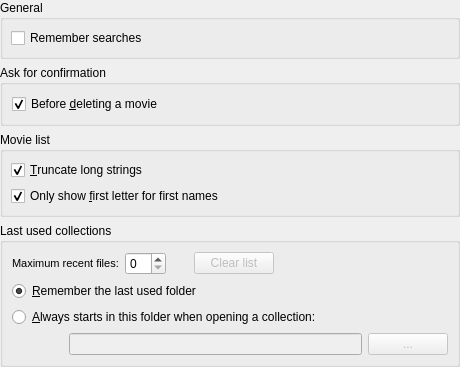
<ui version="4.0" >
 <class>MvdMainSettingsPage</class>
 <widget class="QWidget" name="MvdMainSettingsPage" >
  <property name="geometry" >
   <rect>
    <x>0</x>
    <y>0</y>
    <width>460</width>
    <height>358</height>
   </rect>
  </property>
  <property name="windowTitle" >
   <string>Form</string>
  </property>
  <layout class="QGridLayout" >
   <property name="leftMargin" >
    <number>0</number>
   </property>
   <property name="topMargin" >
    <number>0</number>
   </property>
   <property name="rightMargin" >
    <number>0</number>
   </property>
   <property name="bottomMargin" >
    <number>0</number>
   </property>
   <property name="horizontalSpacing" >
    <number>6</number>
   </property>
   <property name="verticalSpacing" >
    <number>6</number>
   </property>
   <item row="3" column="0" >
    <widget class="QGroupBox" name="mGB_MRU" >
     <property name="title" >
      <string>Last used collections</string>
     </property>
     <layout class="QGridLayout" >
      <property name="leftMargin" >
       <number>9</number>
      </property>
      <property name="topMargin" >
       <number>9</number>
      </property>
      <property name="rightMargin" >
       <number>9</number>
      </property>
      <property name="bottomMargin" >
       <number>9</number>
      </property>
      <property name="horizontalSpacing" >
       <number>6</number>
      </property>
      <property name="verticalSpacing" >
       <number>6</number>
      </property>
      <item row="0" column="5" >
       <spacer>
        <property name="orientation" >
         <enum>Qt::Horizontal</enum>
        </property>
        <property name="sizeHint" >
         <size>
          <width>40</width>
          <height>20</height>
         </size>
        </property>
       </spacer>
      </item>
      <item row="0" column="4" >
       <widget class="QPushButton" name="clearMRU" >
        <property name="enabled" >
         <bool>false</bool>
        </property>
        <property name="toolTip" >
         <string>Clears the recent files list</string>
        </property>
        <property name="text" >
         <string>Clear list</string>
        </property>
       </widget>
      </item>
      <item row="0" column="3" >
       <spacer>
        <property name="orientation" >
         <enum>Qt::Horizontal</enum>
        </property>
        <property name="sizeType" >
         <enum>QSizePolicy::Fixed</enum>
        </property>
        <property name="sizeHint" >
         <size>
          <width>16</width>
          <height>23</height>
         </size>
        </property>
       </spacer>
      </item>
      <item row="0" column="2" >
       <widget class="QSpinBox" name="maximumMRU" >
        <property name="sizePolicy" >
         <sizepolicy vsizetype="Fixed" hsizetype="Fixed" >
          <horstretch>0</horstretch>
          <verstretch>0</verstretch>
         </sizepolicy>
        </property>
        <property name="maximumSize" >
         <size>
          <width>50</width>
          <height>16777215</height>
         </size>
        </property>
        <property name="toolTip" >
         <string>Specify how many recently opened files should be remembered.</string>
        </property>
       </widget>
      </item>
      <item row="0" column="0" colspan="2" >
       <widget class="QLabel" name="mL_MRUMax" >
        <property name="sizePolicy" >
         <sizepolicy vsizetype="Preferred" hsizetype="Minimum" >
          <horstretch>0</horstretch>
          <verstretch>0</verstretch>
         </sizepolicy>
        </property>
        <property name="text" >
         <string>&lt;html>&lt;head>&lt;meta name="qrichtext" content="1" />&lt;style type="text/css">
p, li { white-space: pre-wrap; }
&lt;/style>&lt;/head>&lt;body style=" font-family:'MS Shell Dlg 2'; font-size:8.25pt; font-weight:400; font-style:normal; text-decoration:none;">
&lt;p style=" margin-top:0px; margin-bottom:0px; margin-left:0px; margin-right:0px; -qt-block-indent:0; text-indent:0px; font-family:'Sans Serif';">&lt;span style=" font-family:'MS Shell Dlg';">Maximum recent files:&lt;/span>&lt;/p>&lt;/body>&lt;/html></string>
        </property>
       </widget>
      </item>
      <item row="3" column="6" >
       <widget class="QPushButton" name="mPB_LastDir" >
        <property name="enabled" >
         <bool>false</bool>
        </property>
        <property name="text" >
         <string>...</string>
        </property>
       </widget>
      </item>
      <item row="3" column="1" colspan="5" >
       <widget class="MvdClearEdit" name="mLE_LLastDir" >
        <property name="enabled" >
         <bool>false</bool>
        </property>
       </widget>
      </item>
      <item row="3" column="0" >
       <spacer>
        <property name="orientation" >
         <enum>Qt::Horizontal</enum>
        </property>
        <property name="sizeType" >
         <enum>QSizePolicy::Fixed</enum>
        </property>
        <property name="sizeHint" >
         <size>
          <width>16</width>
          <height>20</height>
         </size>
        </property>
       </spacer>
      </item>
      <item row="2" column="0" colspan="6" >
       <widget class="QRadioButton" name="mRB_FixedLastDir" >
        <property name="text" >
         <string>&amp;Always starts in this folder when opening a collection:</string>
        </property>
       </widget>
      </item>
      <item row="1" column="0" colspan="6" >
       <widget class="QRadioButton" name="mRB_RemLastDir" >
        <property name="text" >
         <string>&amp;Remember the last used folder</string>
        </property>
        <property name="checked" >
         <bool>true</bool>
        </property>
       </widget>
      </item>
     </layout>
    </widget>
   </item>
   <item row="2" column="0" >
    <widget class="QGroupBox" name="mGB_MList" >
     <property name="title" >
      <string>Movie list</string>
     </property>
     <layout class="QGridLayout" >
      <property name="leftMargin" >
       <number>8</number>
      </property>
      <property name="topMargin" >
       <number>8</number>
      </property>
      <property name="rightMargin" >
       <number>8</number>
      </property>
      <property name="bottomMargin" >
       <number>8</number>
      </property>
      <property name="horizontalSpacing" >
       <number>6</number>
      </property>
      <property name="verticalSpacing" >
       <number>6</number>
      </property>
      <item row="0" column="0" >
       <widget class="QCheckBox" name="mCHB_Truncate" >
        <property name="text" >
         <string>&amp;Truncate long strings</string>
        </property>
        <property name="checked" >
         <bool>true</bool>
        </property>
       </widget>
      </item>
      <item row="1" column="0" >
       <widget class="QCheckBox" name="mCHB_Initials" >
        <property name="toolTip" >
         <string>&lt;html>&lt;head>&lt;meta name="qrichtext" content="1" />&lt;style type="text/css">
p, li { white-space: pre-wrap; }
&lt;/style>&lt;/head>&lt;body style=" font-family:'MS Shell Dlg 2'; font-size:8.25pt; font-weight:400; font-style:normal; text-decoration:none;">
&lt;p style=" margin-top:0px; margin-bottom:0px; margin-left:0px; margin-right:0px; -qt-block-indent:0; text-indent:0px;">Shorten the first name by showing the initial only (i.e. Mike Brown is displayed as M. Brown)&lt;/p>&lt;/body>&lt;/html></string>
        </property>
        <property name="text" >
         <string>Only show &amp;first letter for first names</string>
        </property>
        <property name="checked" >
         <bool>true</bool>
        </property>
       </widget>
      </item>
     </layout>
    </widget>
   </item>
   <item row="1" column="0" >
    <widget class="QGroupBox" name="mGB_Confirm" >
     <property name="title" >
      <string>Ask for confirmation</string>
     </property>
     <layout class="QGridLayout" >
      <property name="leftMargin" >
       <number>9</number>
      </property>
      <property name="topMargin" >
       <number>9</number>
      </property>
      <property name="rightMargin" >
       <number>9</number>
      </property>
      <property name="bottomMargin" >
       <number>9</number>
      </property>
      <property name="horizontalSpacing" >
       <number>6</number>
      </property>
      <property name="verticalSpacing" >
       <number>6</number>
      </property>
      <item row="0" column="0" >
       <widget class="QCheckBox" name="mCHB_CDelMovie" >
        <property name="text" >
         <string>Before &amp;deleting a movie</string>
        </property>
        <property name="checked" >
         <bool>true</bool>
        </property>
       </widget>
      </item>
     </layout>
    </widget>
   </item>
   <item row="0" column="0" >
    <widget class="QGroupBox" name="mGB_General" >
     <property name="title" >
      <string>General</string>
     </property>
     <layout class="QGridLayout" >
      <property name="leftMargin" >
       <number>8</number>
      </property>
      <property name="topMargin" >
       <number>8</number>
      </property>
      <property name="rightMargin" >
       <number>8</number>
      </property>
      <property name="bottomMargin" >
       <number>8</number>
      </property>
      <property name="horizontalSpacing" >
       <number>6</number>
      </property>
      <property name="verticalSpacing" >
       <number>6</number>
      </property>
      <item row="0" column="0" >
       <widget class="QCheckBox" name="mCB_SearchHistory" >
        <property name="text" >
         <string>Remember searches</string>
        </property>
       </widget>
      </item>
     </layout>
    </widget>
   </item>
   <item row="4" column="0" >
    <spacer>
     <property name="orientation" >
      <enum>Qt::Vertical</enum>
     </property>
     <property name="sizeHint" >
      <size>
       <width>460</width>
       <height>16</height>
      </size>
     </property>
    </spacer>
   </item>
  </layout>
 </widget>
 <customwidgets>
  <customwidget>
   <class>MvdClearEdit</class>
   <extends>QLineEdit</extends>
   <header>clearedit.h</header>
  </customwidget>
 </customwidgets>
 <tabstops>
  <tabstop>mCB_SearchHistory</tabstop>
  <tabstop>mCHB_CDelMovie</tabstop>
  <tabstop>mCHB_Truncate</tabstop>
  <tabstop>mCHB_Initials</tabstop>
  <tabstop>maximumMRU</tabstop>
  <tabstop>mRB_RemLastDir</tabstop>
  <tabstop>mRB_FixedLastDir</tabstop>
  <tabstop>mLE_LLastDir</tabstop>
  <tabstop>mPB_LastDir</tabstop>
 </tabstops>
 <resources/>
 <connections/>
</ui>
